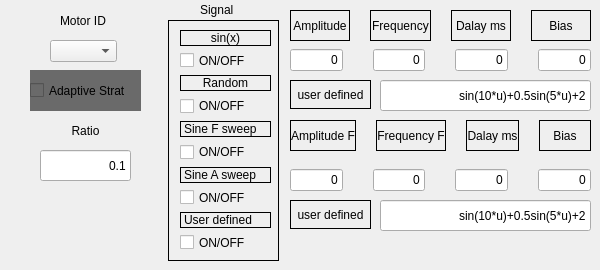
    <widget class="QWidget" name="tab_6">
     <attribute name="title">
      <string>Adaptive  Control</string>
     </attribute>
     <widget class="QLabel" name="label_MotorID">
      <property name="geometry">
       <rect>
        <x>60</x>
        <y>10</y>
        <width>51</width>
        <height>21</height>
       </rect>
      </property>
      <property name="text">
       <string>Motor ID</string>
      </property>
     </widget>
     <widget class="QComboBox" name="comboBox_MotorID">
      <property name="geometry">
       <rect>
        <x>50</x>
        <y>40</y>
        <width>67</width>
        <height>22</height>
       </rect>
      </property>
      <property name="editable">
       <bool>false</bool>
      </property>
      <property name="currentText">
       <string/>
      </property>
      <property name="currentIndex">
       <number>-1</number>
      </property>
      <property name="duplicatesEnabled">
       <bool>false</bool>
      </property>
     </widget>
     <widget class="QCheckBox" name="checkBox_Adaptive">
      <property name="geometry">
       <rect>
        <x>30</x>
        <y>70</y>
        <width>111</width>
        <height>41</height>
       </rect>
      </property>
      <property name="styleSheet">
       <string notr="true">background-color: rgb(106, 106, 106);</string>
      </property>
      <property name="text">
       <string>Adaptive Strat</string>
      </property>
     </widget>
     <widget class="QLabel" name="label_Ratio">
      <property name="geometry">
       <rect>
        <x>60</x>
        <y>120</y>
        <width>51</width>
        <height>21</height>
       </rect>
      </property>
      <property name="text">
       <string>Ratio</string>
      </property>
      <property name="alignment">
       <set>Qt::AlignCenter</set>
      </property>
     </widget>
     <widget class="QLineEdit" name="lineEdit_Ratio">
      <property name="geometry">
       <rect>
        <x>40</x>
        <y>150</y>
        <width>91</width>
        <height>31</height>
       </rect>
      </property>
      <property name="sizePolicy">
       <sizepolicy hsizetype="Fixed" vsizetype="Fixed">
        <horstretch>0</horstretch>
        <verstretch>0</verstretch>
       </sizepolicy>
      </property>
      <property name="text">
       <string>0.1</string>
      </property>
      <property name="alignment">
       <set>Qt::AlignRight|Qt::AlignTrailing|Qt::AlignVCenter</set>
      </property>
     </widget>
     <widget class="QLabel" name="label_signal">
      <property name="geometry">
       <rect>
        <x>200</x>
        <y>0</y>
        <width>41</width>
        <height>20</height>
       </rect>
      </property>
      <property name="text">
       <string>Signal</string>
      </property>
     </widget>
     <widget class="QWidget" name="gridLayoutWidget_2">
      <property name="geometry">
       <rect>
        <x>180</x>
        <y>30</y>
        <width>91</width>
        <height>221</height>
       </rect>
      </property>
      <layout class="QGridLayout" name="gridLayout_2">
       <item row="6" column="0">
        <widget class="QLabel" name="label_Sine_F">
         <property name="frameShape">
          <enum>QFrame::Box</enum>
         </property>
         <property name="text">
          <string>Sine F sweep</string>
         </property>
        </widget>
       </item>
       <item row="8" column="0">
        <widget class="QLabel" name="label_Sine_A">
         <property name="frameShape">
          <enum>QFrame::Box</enum>
         </property>
         <property name="text">
          <string>Sine A sweep</string>
         </property>
        </widget>
       </item>
       <item row="7" column="0">
        <widget class="QCheckBox" name="checkBox_Sine_F">
         <property name="text">
          <string>ON/OFF</string>
         </property>
        </widget>
       </item>
       <item row="9" column="0">
        <widget class="QCheckBox" name="checkBox_since_A">
         <property name="text">
          <string>ON/OFF</string>
         </property>
        </widget>
       </item>
       <item row="10" column="0">
        <widget class="QLabel" name="label_user">
         <property name="frameShape">
          <enum>QFrame::Box</enum>
         </property>
         <property name="text">
          <string>User defined</string>
         </property>
        </widget>
       </item>
       <item row="11" column="0">
        <widget class="QCheckBox" name="checkBox_user">
         <property name="text">
          <string>ON/OFF</string>
         </property>
        </widget>
       </item>
       <item row="3" column="0">
        <widget class="QCheckBox" name="checkBox_sin">
         <property name="text">
          <string>ON/OFF</string>
         </property>
        </widget>
       </item>
       <item row="4" column="0">
        <widget class="QLabel" name="label_Random">
         <property name="frameShape">
          <enum>QFrame::Box</enum>
         </property>
         <property name="text">
          <string>Random</string>
         </property>
         <property name="alignment">
          <set>Qt::AlignCenter</set>
         </property>
        </widget>
       </item>
       <item row="5" column="0">
        <widget class="QCheckBox" name="checkBox_Random">
         <property name="text">
          <string>ON/OFF</string>
         </property>
        </widget>
       </item>
       <item row="0" column="0">
        <widget class="QLabel" name="label_sin">
         <property name="sizePolicy">
          <sizepolicy hsizetype="Preferred" vsizetype="Fixed">
           <horstretch>0</horstretch>
           <verstretch>0</verstretch>
          </sizepolicy>
         </property>
         <property name="frameShape">
          <enum>QFrame::Box</enum>
         </property>
         <property name="text">
          <string>sin(x)</string>
         </property>
         <property name="alignment">
          <set>Qt::AlignCenter</set>
         </property>
        </widget>
       </item>
      </layout>
     </widget>
     <widget class="QLabel" name="label_25">
      <property name="geometry">
       <rect>
        <x>168</x>
        <y>20</y>
        <width>111</width>
        <height>241</height>
       </rect>
      </property>
      <property name="frameShape">
       <enum>QFrame::Panel</enum>
      </property>
      <property name="text">
       <string/>
      </property>
     </widget>
     <widget class="QWidget" name="horizontalLayoutWidget">
      <property name="geometry">
       <rect>
        <x>290</x>
        <y>40</y>
        <width>301</width>
        <height>41</height>
       </rect>
      </property>
      <layout class="QHBoxLayout" name="horizontalLayout_3">
       <property name="spacing">
        <number>30</number>
       </property>
       <item>
        <widget class="QLineEdit" name="lineEdit_A">
         <property name="text">
          <string>0</string>
         </property>
         <property name="alignment">
          <set>Qt::AlignRight|Qt::AlignTrailing|Qt::AlignVCenter</set>
         </property>
        </widget>
       </item>
       <item>
        <widget class="QLineEdit" name="lineEdit_F">
         <property name="text">
          <string>0</string>
         </property>
         <property name="alignment">
          <set>Qt::AlignRight|Qt::AlignTrailing|Qt::AlignVCenter</set>
         </property>
        </widget>
       </item>
       <item>
        <widget class="QLineEdit" name="lineEdit_D">
         <property name="text">
          <string>0</string>
         </property>
         <property name="alignment">
          <set>Qt::AlignRight|Qt::AlignTrailing|Qt::AlignVCenter</set>
         </property>
        </widget>
       </item>
       <item>
        <widget class="QLineEdit" name="lineEdit_B">
         <property name="text">
          <string>0</string>
         </property>
         <property name="alignment">
          <set>Qt::AlignRight|Qt::AlignTrailing|Qt::AlignVCenter</set>
         </property>
        </widget>
       </item>
      </layout>
     </widget>
     <widget class="QWidget" name="horizontalLayoutWidget_2">
      <property name="geometry">
       <rect>
        <x>290</x>
        <y>10</y>
        <width>301</width>
        <height>31</height>
       </rect>
      </property>
      <layout class="QHBoxLayout" name="horizontalLayout_4">
       <property name="spacing">
        <number>20</number>
       </property>
       <item>
        <widget class="QLabel" name="label_27">
         <property name="frameShape">
          <enum>QFrame::Box</enum>
         </property>
         <property name="text">
          <string>Amplitude</string>
         </property>
         <property name="alignment">
          <set>Qt::AlignCenter</set>
         </property>
        </widget>
       </item>
       <item>
        <widget class="QLabel" name="label_26">
         <property name="frameShape">
          <enum>QFrame::Box</enum>
         </property>
         <property name="text">
          <string>Frequency</string>
         </property>
         <property name="alignment">
          <set>Qt::AlignCenter</set>
         </property>
        </widget>
       </item>
       <item>
        <widget class="QLabel" name="label_28">
         <property name="frameShape">
          <enum>QFrame::Box</enum>
         </property>
         <property name="text">
          <string>Dalay ms</string>
         </property>
         <property name="alignment">
          <set>Qt::AlignCenter</set>
         </property>
        </widget>
       </item>
       <item>
        <widget class="QLabel" name="label_29">
         <property name="frameShape">
          <enum>QFrame::Box</enum>
         </property>
         <property name="text">
          <string>Bias</string>
         </property>
         <property name="alignment">
          <set>Qt::AlignCenter</set>
         </property>
        </widget>
       </item>
      </layout>
     </widget>
     <widget class="QLineEdit" name="lineEdit_user">
      <property name="geometry">
       <rect>
        <x>380</x>
        <y>80</y>
        <width>211</width>
        <height>31</height>
       </rect>
      </property>
      <property name="text">
       <string>sin(10*u)+0.5sin(5*u)+2</string>
      </property>
      <property name="alignment">
       <set>Qt::AlignRight|Qt::AlignTrailing|Qt::AlignVCenter</set>
      </property>
     </widget>
     <widget class="QLabel" name="label_30">
      <property name="geometry">
       <rect>
        <x>290</x>
        <y>80</y>
        <width>81</width>
        <height>29</height>
       </rect>
      </property>
      <property name="frameShape">
       <enum>QFrame::Box</enum>
      </property>
      <property name="text">
       <string>user defined</string>
      </property>
      <property name="alignment">
       <set>Qt::AlignCenter</set>
      </property>
     </widget>
     <widget class="QWidget" name="horizontalLayoutWidget_3">
      <property name="geometry">
       <rect>
        <x>290</x>
        <y>120</y>
        <width>301</width>
        <height>31</height>
       </rect>
      </property>
      <layout class="QHBoxLayout" name="horizontalLayout_5">
       <property name="spacing">
        <number>20</number>
       </property>
       <item>
        <widget class="QLabel" name="label_31">
         <property name="frameShape">
          <enum>QFrame::Box</enum>
         </property>
         <property name="text">
          <string>Amplitude F</string>
         </property>
         <property name="alignment">
          <set>Qt::AlignCenter</set>
         </property>
        </widget>
       </item>
       <item>
        <widget class="QLabel" name="label_32">
         <property name="frameShape">
          <enum>QFrame::Box</enum>
         </property>
         <property name="text">
          <string>Frequency F</string>
         </property>
         <property name="alignment">
          <set>Qt::AlignCenter</set>
         </property>
        </widget>
       </item>
       <item>
        <widget class="QLabel" name="label_33">
         <property name="frameShape">
          <enum>QFrame::Box</enum>
         </property>
         <property name="text">
          <string>Dalay ms</string>
         </property>
         <property name="alignment">
          <set>Qt::AlignCenter</set>
         </property>
        </widget>
       </item>
       <item>
        <widget class="QLabel" name="label_34">
         <property name="frameShape">
          <enum>QFrame::Box</enum>
         </property>
         <property name="text">
          <string>Bias</string>
         </property>
         <property name="alignment">
          <set>Qt::AlignCenter</set>
         </property>
        </widget>
       </item>
      </layout>
     </widget>
     <widget class="QWidget" name="horizontalLayoutWidget_4">
      <property name="geometry">
       <rect>
        <x>290</x>
        <y>160</y>
        <width>301</width>
        <height>41</height>
       </rect>
      </property>
      <layout class="QHBoxLayout" name="horizontalLayout_7">
       <property name="spacing">
        <number>30</number>
       </property>
       <item>
        <widget class="QLineEdit" name="lineEdit_AF">
         <property name="text">
          <string>0</string>
         </property>
         <property name="alignment">
          <set>Qt::AlignRight|Qt::AlignTrailing|Qt::AlignVCenter</set>
         </property>
        </widget>
       </item>
       <item>
        <widget class="QLineEdit" name="lineEdit_FF">
         <property name="text">
          <string>0</string>
         </property>
         <property name="alignment">
          <set>Qt::AlignRight|Qt::AlignTrailing|Qt::AlignVCenter</set>
         </property>
        </widget>
       </item>
       <item>
        <widget class="QLineEdit" name="lineEdit_DF">
         <property name="text">
          <string>0</string>
         </property>
         <property name="alignment">
          <set>Qt::AlignRight|Qt::AlignTrailing|Qt::AlignVCenter</set>
         </property>
        </widget>
       </item>
       <item>
        <widget class="QLineEdit" name="lineEdit_BF">
         <property name="text">
          <string>0</string>
         </property>
         <property name="alignment">
          <set>Qt::AlignRight|Qt::AlignTrailing|Qt::AlignVCenter</set>
         </property>
        </widget>
       </item>
      </layout>
     </widget>
     <widget class="QLabel" name="label_35">
      <property name="geometry">
       <rect>
        <x>290</x>
        <y>200</y>
        <width>81</width>
        <height>29</height>
       </rect>
      </property>
      <property name="frameShape">
       <enum>QFrame::Box</enum>
      </property>
      <property name="text">
       <string>user defined</string>
      </property>
      <property name="alignment">
       <set>Qt::AlignCenter</set>
      </property>
     </widget>
     <widget class="QLineEdit" name="lineEdit_user_F">
      <property name="geometry">
       <rect>
        <x>380</x>
        <y>200</y>
        <width>211</width>
        <height>31</height>
       </rect>
      </property>
      <property name="text">
       <string>sin(10*u)+0.5sin(5*u)+2</string>
      </property>
      <property name="alignment">
       <set>Qt::AlignRight|Qt::AlignTrailing|Qt::AlignVCenter</set>
      </property>
     </widget>
     <zorder>label_25</zorder>
     <zorder>label_MotorID</zorder>
     <zorder>comboBox_MotorID</zorder>
     <zorder>checkBox_Adaptive</zorder>
     <zorder>label_Ratio</zorder>
     <zorder>lineEdit_Ratio</zorder>
     <zorder>label_signal</zorder>
     <zorder>gridLayoutWidget_2</zorder>
     <zorder>horizontalLayoutWidget</zorder>
     <zorder>horizontalLayoutWidget_2</zorder>
     <zorder>lineEdit_user</zorder>
     <zorder>label_30</zorder>
     <zorder>horizontalLayoutWidget_3</zorder>
     <zorder>horizontalLayoutWidget_4</zorder>
     <zorder>label_35</zorder>
     <zorder>lineEdit_user_F</zorder>
    </widget>
